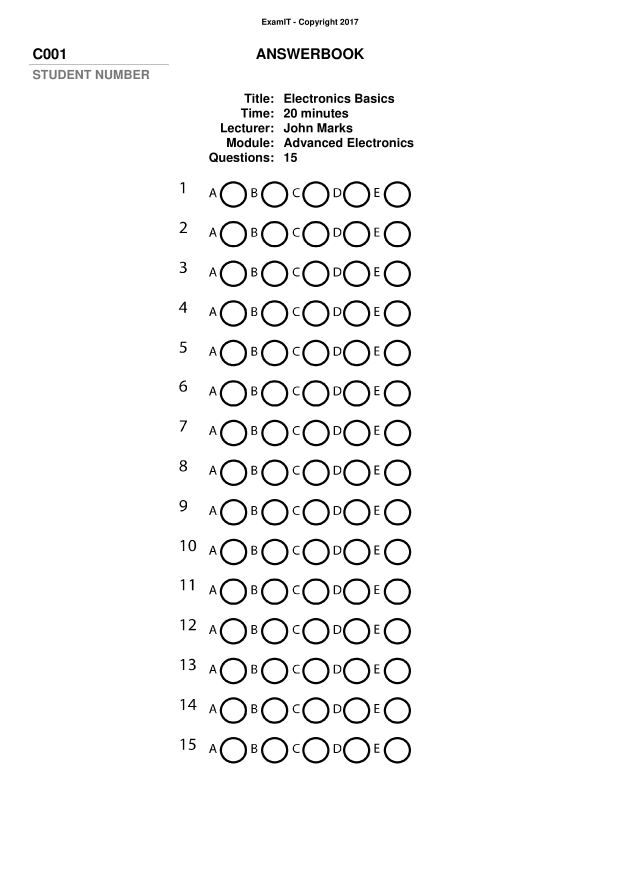
#> input picture corrector/test.jpg, 2480 x 3508 px (shown at 1/4 size)
$ python corrector.py --image test.jpg   (older library calls are emulated)
#> lines starting #> are read from the running program, lines starting #| are printed output that depends on the picture; after the words box and inside, x2 and y2 are one past the last pixel; in counts of white or black regions, pixels touching at a corner belong together
# USE: python e.py -i test.jpg (or test2.jpg, or test3.jpg)

from imutils.perspective import four_point_transform
from imutils import contours
import numpy as np
import argparse
import imutils
import cv2

# creates argument (-i,--image),
# so that command: python examit.py --image sheet.png
# opens and corrects 'sheet.png'
ap = argparse.ArgumentParser()
ap.add_argument("-i", "--image", required=True, help="path to the input image")
args = vars(ap.parse_args())

# ANSWER_KEY maps question number to correct answer
# AMOUNT is the amount of questions
AMOUNT = 15 #TODO: HARDCODED FOR NOW, CHANGE THIS!

if AMOUNT == 5:
	ANSWER_KEY = {0:0, 1:1, 2:2, 3:3, 4:4}
elif AMOUNT == 10:
	ANSWER_KEY = {0:0, 1:1, 2:2, 3:3, 4:4,
					5:0, 6:1, 7:2, 8:3, 9:4}
elif AMOUNT == 15:
	ANSWER_KEY = {0:0, 1:1, 2:2, 3:3, 4:4,
					5:0, 6:1, 7:2, 8:3, 9:4,
					10:0, 11:1, 12:2, 13:3, 14:4}
else:
	raise ValueError('Test can only have 5, 10 or 15 questions')

# gets sheet ->
image = cv2.imread(args["image"])
#> image is the input picture: shape (3508, 2480, 3); mean B, G, R 246.1, 246.1, 246.1

# converts to grayscale ->
gray = cv2.cvtColor(image, cv2.COLOR_BGR2GRAY)

blurred = cv2.GaussianBlur(gray, (5, 5), 0)

# finds edges ->
edged = cv2.Canny(blurred, 75, 200)
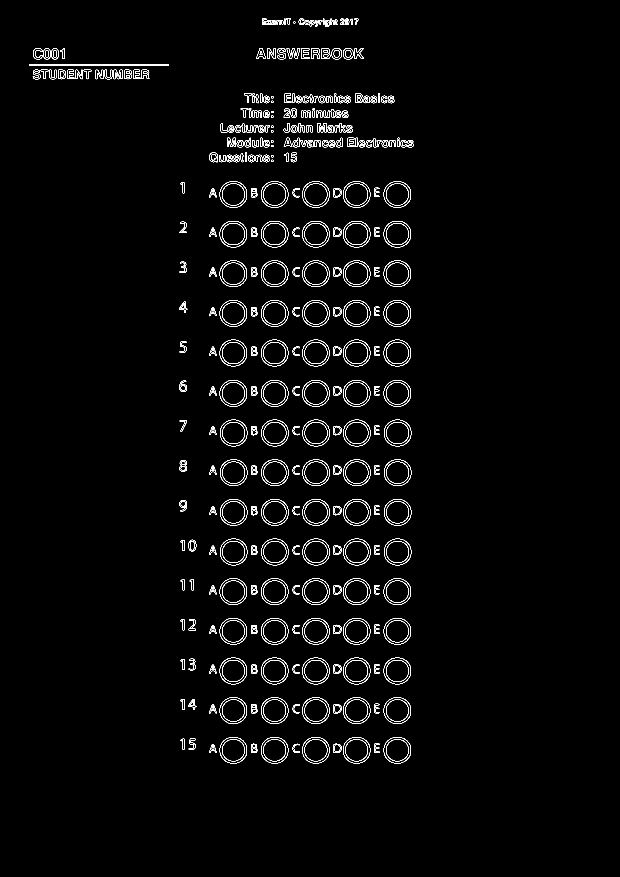
#> edged: shape (3508, 2480) (shown at 1/4 size); 1.1% white in thin lines or dots, all inside (x1, y1, x2, y2) = (116, 74, 1654, 3054)

# applies Otsu's thresholding to binarize the grayscale
thresh = cv2.threshold(gray, 0, 255, cv2.THRESH_BINARY_INV | cv2.THRESH_OTSU)[1]
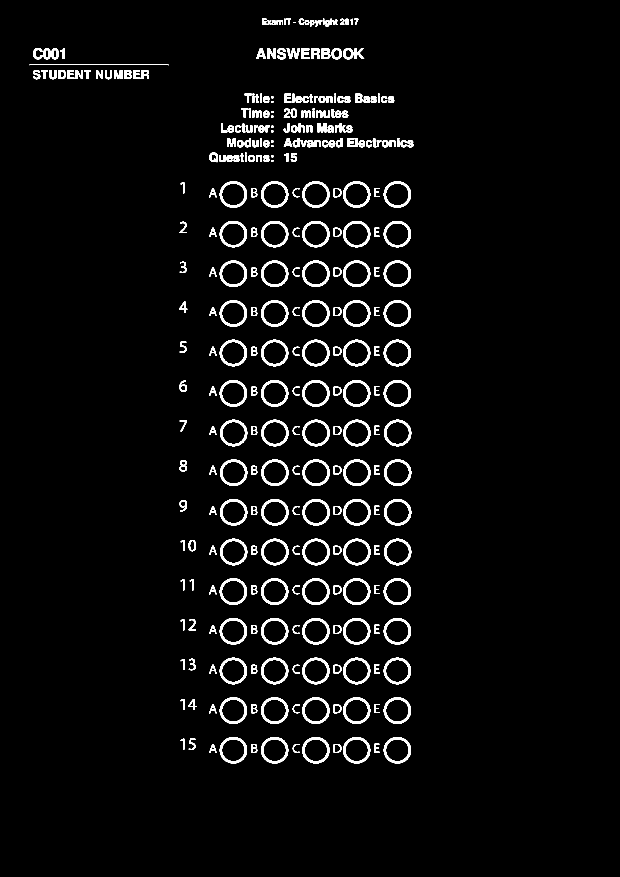
#> thresh: shape (3508, 2480) (shown at 1/4 size); 3.5% white; 325 white regions

# finds and initialises a list of question circles
cnts = cv2.findContours(thresh.copy(), cv2.RETR_EXTERNAL, cv2.CHAIN_APPROX_NONE)
#> cnts = 325 contours, 2 with area under 20; largest, box (x1, y1, x2, y2) and area: (879, 2789, 988, 2895) 8923, (1373, 1996, 1482, 2102) 8920, (879, 1359, 988, 1465) 8919, (879, 1201, 988, 1307) 8919, (1044, 2789, 1153, 2895) 8916
cnts = cnts[0] if imutils.is_cv2() else cnts[1]
questionCnts = []
print('cnts amount: ', len(cnts))
#| cnts amount:  325

# for every question circle
for c in cnts:
	# create a box around a circle,
	# x,y being top-left coord, w,h its width & height
	(x, y, w, h) = cv2.boundingRect(c)

	# use it to create the aspect ratio
	ar = w / float(h)

	# populates a list with question circles
	# to become a question circle it needs to be:
	# wide & tall enough and have an apect ratio of +-1
	if w >= 50 and h >= 50 and ar >= 0.9 and ar <= 1.1:
		questionCnts.append(c)
#> this loop made 325 passes
#> (x, y, w, h, ar) on passes 1 to 3: (1335, 2976, 30, 36, 0.833), (1171, 2976, 28, 36, 0.778), (1006, 2976, 23, 36, 0.639)
#> after the loop, questionCnts = 75 contours; largest, box (x1, y1, x2, y2) and area: (879, 2789, 988, 2895) 8923, (1373, 1996, 1482, 2102) 8920, (879, 1359, 988, 1465) 8919, (879, 1201, 988, 1307) 8919, (1044, 2789, 1153, 2895) 8916

# top -> bottom sort question circles
questionCnts = contours.sort_contours(questionCnts, method="top-to-bottom")[0]
#> questionCnts = 75 contours; largest, box (x1, y1, x2, y2) and area: (879, 2789, 988, 2895) 8923, (1373, 1996, 1482, 2102) 8920, (879, 1201, 988, 1307) 8919, (879, 1359, 988, 1465) 8919, (1044, 2789, 1153, 2895) 8916
print('questionCnts amount: ', len(questionCnts))
#| questionCnts amount:  75

# correct q's count
correct = 0


# each q has 5 (ABCDE) answers, loop over answers in groups of 5
for (q, i) in enumerate(np.arange(0, len(questionCnts), 5)):
	# sort question circles group from left to right
	cnts = contours.sort_contours(questionCnts[i:i + 5])[0]
	# bubbled answer index
	bubbled = None

	# for circle in sorted group of 5, create a mask (only show current circle)
	for (j, c) in enumerate(cnts):
		# aka. return a new array of given shape, filled with zeros
		# in this case blank copy of our test
		mask = np.zeros(thresh.shape, dtype="uint8")
		# draw contours of the circle [c] onto our mask
		cv2.drawContours(mask, [c], -1, 255, -1)

		# place the mask on the sheet
		mask = cv2.bitwise_and(thresh, thresh, mask=mask)
		# count non-zero pixels inside the circle/mask
		total = cv2.countNonZero(mask)

		# if the current total contains a more non-zero pixels
		# then it is the answer (currently)
		if bubbled is None or total > bubbled[0]:
			# bubbled = (amount of nonzero pixels, which circle)
			bubbled = (total, j)

	# colour for the wrong answer contour (red)
	color = (0, 0, 255)

	# answer key at question circle q
	k = ANSWER_KEY[q]

	# is the answer correct according to the answer key? draw (green)
	if k == bubbled[1]:
		color = (0, 255, 0)
		correct += 1

	# draw the contour on the correct answer
	cv2.drawContours(image, [cnts[k]], -1, color, 3)
#> this loop made 15 passes
#> (i, color, k) on passes 1 to 12: (0, (0, 255, 0), 0), (5, (0, 0, 255), 1), (10, (0, 0, 255), 2), (15, (0, 0, 255), 3), (20, (0, 0, 255), 4), (25, (0, 255, 0), 0), (30, (0, 0, 255), 1), (35, (0, 0, 255), 2), (40, (0, 255, 0), 3), (45, (0, 0, 255), 4), (50, (0, 255, 0), 0), (55, (0, 0, 255), 1)
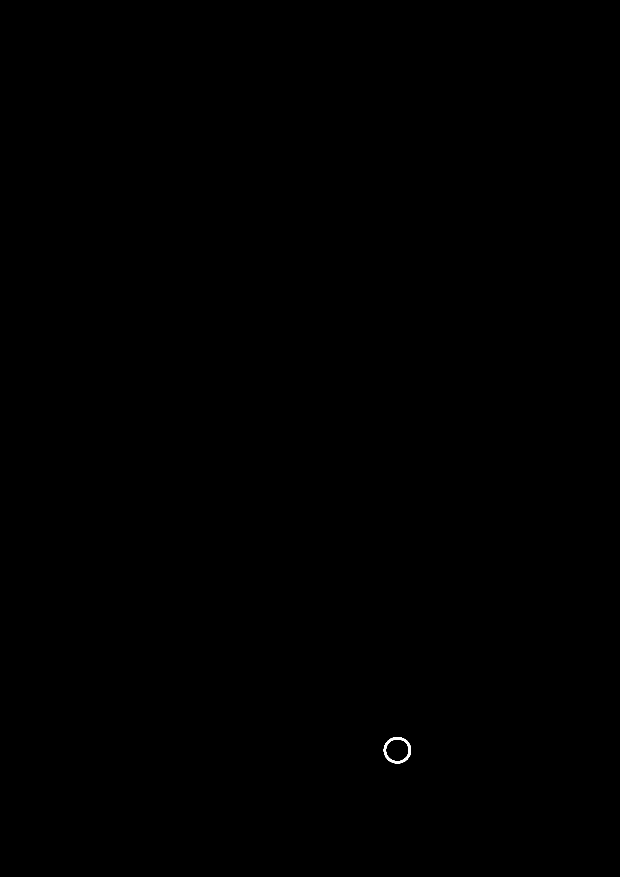
#> mask: shape (3508, 2480) (shown at 1/4 size); 0.03% white; 1 white region, box (x1, y1, x2, y2) and area: (1535, 2948, 1644, 3054) 2774
#> after the loop, correct = 4

# calculate score (OUT OF 5|10|15 Q's)
score = (correct / AMOUNT) * 100
#> score = 26.67

# console print score
# TODO: ACTUALLY SAVE TO DB
print("[INFO] score: {}/{} {:.2f}%".format(correct, AMOUNT, score))
#| [INFO] score: 4/15 26.67%

# sheet print score
cv2.putText(image, "{}/{} {:.2f}%".format(correct, AMOUNT, score), (50, 150), cv2.FONT_HERSHEY_SIMPLEX, 4.0, (0, 0, 255), 2)


cv2.imwrite('drawresults/imcf.png', image)
cv2.imwrite('drawresults/grf.png', gray)
cv2.imwrite('drawresults/blf.png', blurred)
cv2.imwrite('drawresults/edf.png', edged)
cv2.imwrite('drawresults/thf.png', thresh)
